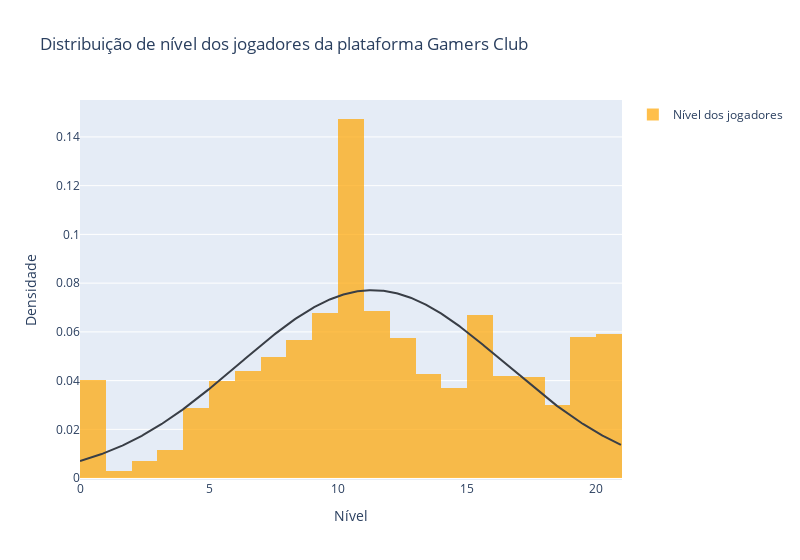

Notebook code for this chart:
### Code cell
# Histogram of player level
# Distribution curve over histogram
# Preparing data
x = np.array(player_levels)
print(x)
# Limit n bins to 20
fig = ff.create_distplot([x], ['Nível dos jogadores'], bin_size=1, show_rug=False, histnorm='probability', curve_type='normal')
# y = Densidade
# x = Idade
fig.update_layout(
    xaxis_title='Nível',
    yaxis_title='Densidade',
)
# fig width = 400px
fig.update_layout(width=800)
# Graph title = "Distribuição de idade dos jogadores da plataforma Gamers Club"
fig.update_layout(title='Distribuição de nível dos jogadores da plataforma Gamers Club')
# Set curve color to black
fig.update_traces(marker_color='#393E46')
# Set graph color to orange
fig.update_traces(selector=dict(type='histogram'), marker_color='orange')
fig.show()

### Figure 1 — Plotly figure (JSON) as saved in the notebook; plotly's stock layout.template omitted (floating-point values rounded to 4 significant figures; data arrays with more than 128 entries replaced by an {"elided": "..."} marker saying what was removed)
{"data": [{"autobinx": false, "histnorm": "probability", "legendgroup": "Nível dos jogadores", "marker": {"color": "orange"}, "name": "Nível dos jogadores", "opacity": 0.7, "type": "histogram", "x": {"elided": "2469 int values"}, "xaxis": "x", "xbins": {"end": 21, "size": 1, "start": 0}, "yaxis": "y"}, {"legendgroup": "Nível dos jogadores", "marker": {"color": "#393E46"}, "mode": "lines", "name": "Nível dos jogadores", "showlegend": false, "type": "scatter", "x": {"elided": "500 float values"}, "xaxis": "x", "y": {"elided": "500 float values"}, "yaxis": "y"}], "layout": {"barmode": "overlay", "hovermode": "closest", "legend": {"traceorder": "reversed"}, "title": {"text": "Distribuição de nível dos jogadores da plataforma Gamers Club"}, "width": 800, "xaxis": {"anchor": "y2", "domain": [0, 1], "title": {"text": "Nível"}, "zeroline": false}, "yaxis": {"anchor": "free", "domain": [0, 1], "position": 0, "title": {"text": "Densidade"}}}}
